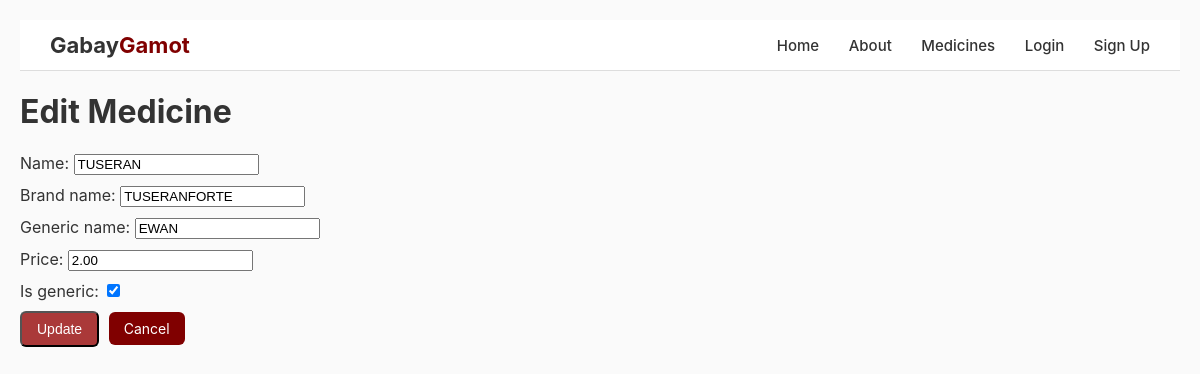
Before: /medicines/1/update/ with the older database file.
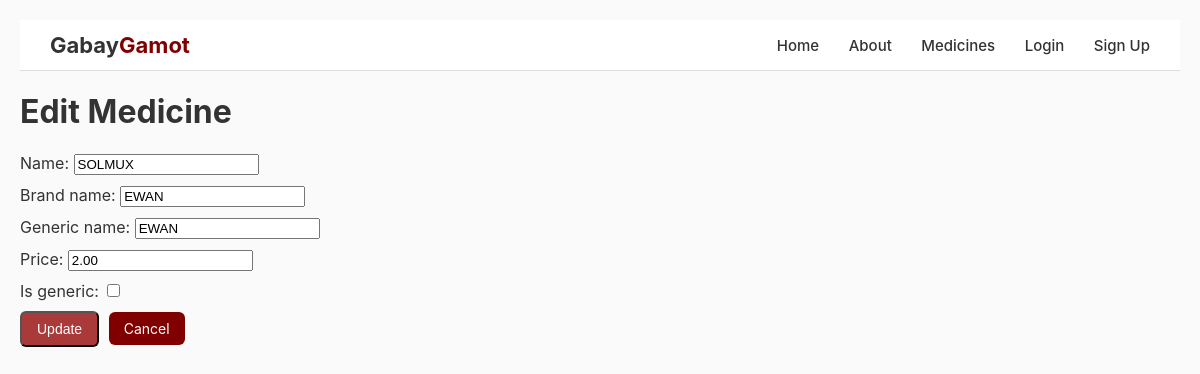
After: the same page with the newer database file.
### app/models.py (models this page shows, shortened)
class Medicine(models.Model):
    name = models.CharField(max_length=255)
    brand_name = models.CharField(max_length=255)
    generic_name = models.CharField(max_length=255)
    price = models.DecimalField(max_digits=10, decimal_places=2)
    is_generic = models.BooleanField(default=False)

### app/views.py (the view)
# urls.py: path('medicines/<int:pk>/update/', MedicineUpdateView.as_view(), name='medicine_update'),
class MedicineUpdateView(UpdateView):
    model = Medicine
    fields = ['name', 'brand_name', 'generic_name', 'price', 'is_generic']
    template_name = 'app/medicine_update.html'
    success_url = reverse_lazy('medicine_list')

### app/templates/app/medicine_update.html (shortened to what this page needs)
{% extends 'app/base.html' %}
{% block content %}
<h1>Edit Medicine</h1>
<form method="post">
    {{ form.as_p }}
    <button type="submit" class="btn btn-edit">Update</button>
    <a href="{% url 'medicine_list' %}" class="btn">Cancel</a>
</form>
{% endblock %}

Changed rows visible on the page:
changed Medicine "EWAN": name "TUSERAN" → "SOLMUX"; brand_name "TUSERANFORTE" → "EWAN"; is_generic "☑" → "☐"
